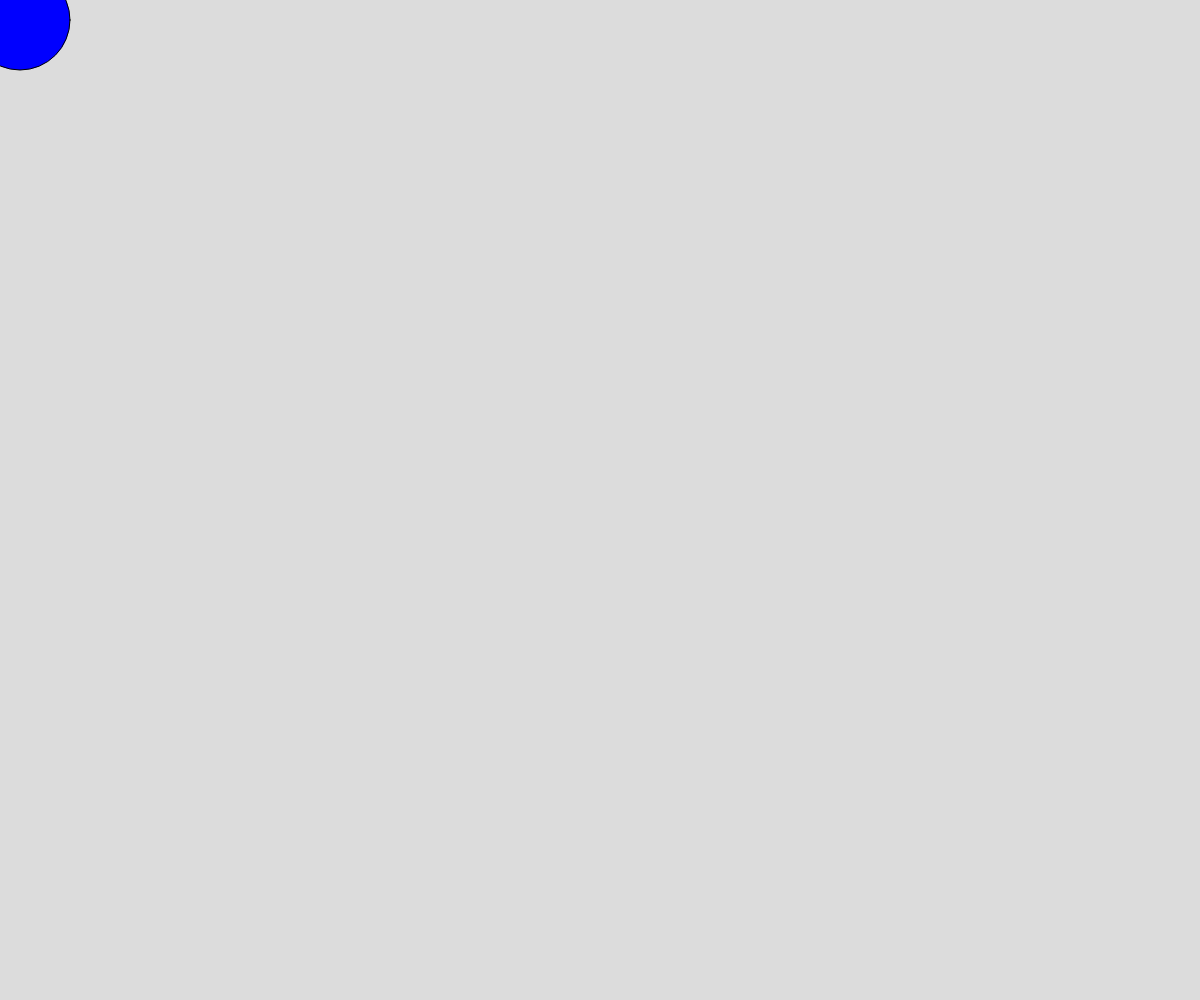
Frame 1 (no input)
Frame 60 (no input): identical to frame 1, image omitted
Frame 120 (the mouse pressed at the canvas centre since frame 60): identical to frame 1, image omitted

The p5.js sketch that drew this single still picture (run headless with seeded random() and noise() and a simulated clock; from frame 60 on, the mouse is pressed at the canvas centre):

// p5.js sketch
// ── sketch.js
// Project Title
// Your Name
// Date
//
// Extra for Experts:
// - describe what you did to take this project "above and beyond"


function setup() {
  createCanvas(windowWidth, windowHeight);
}

function draw() {
  background(220);
  fill("blue");
  circle(20,20,100);
}
